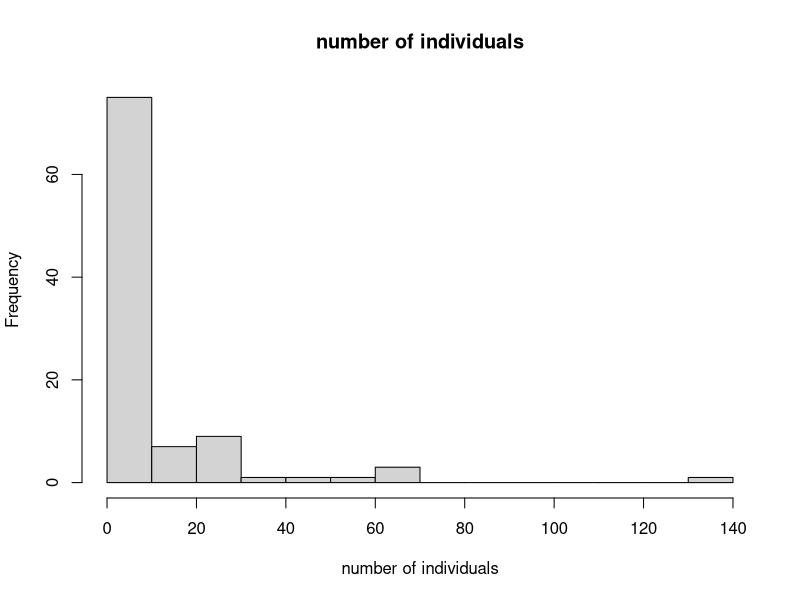
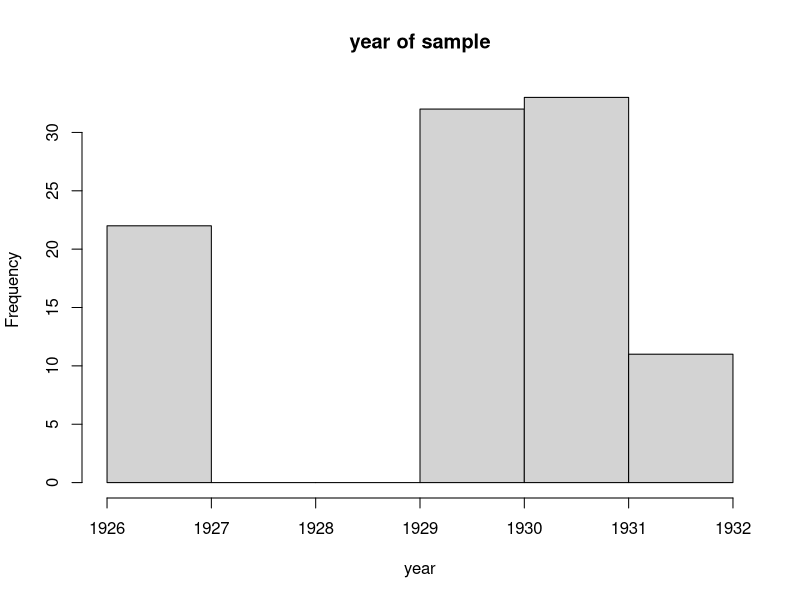
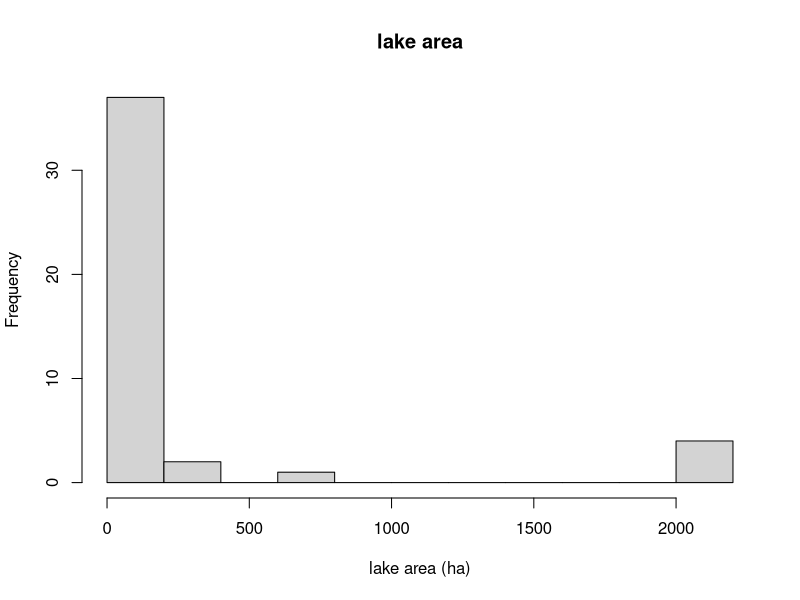
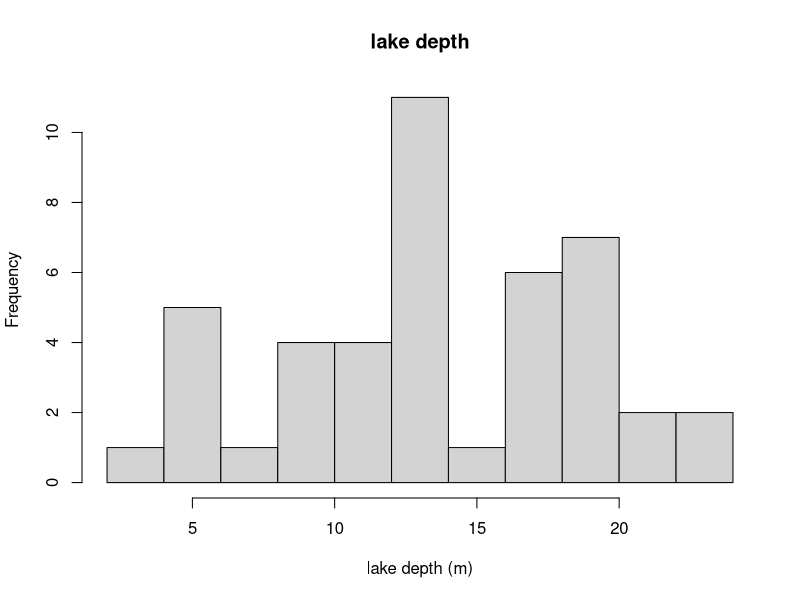
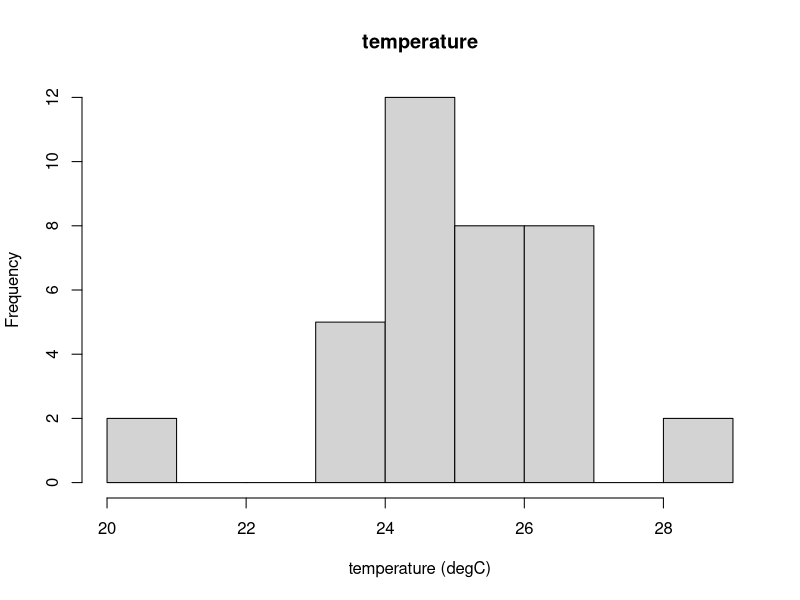
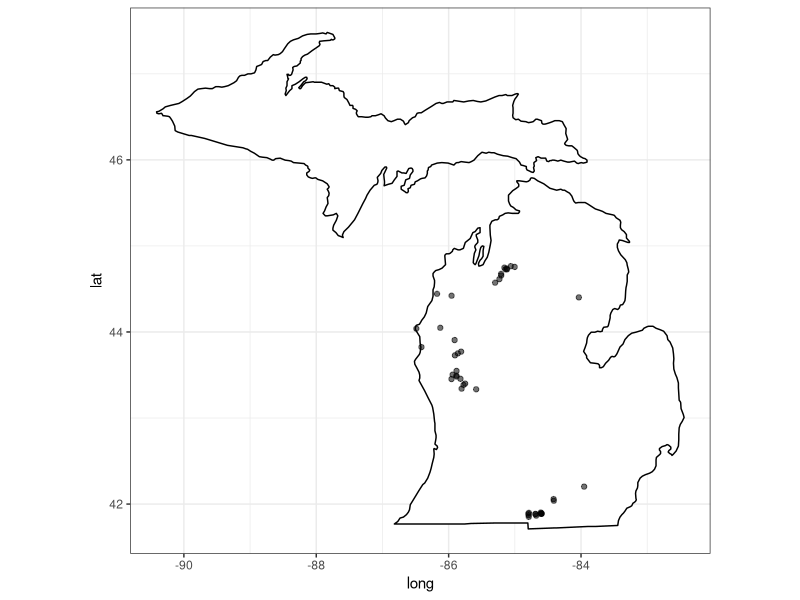
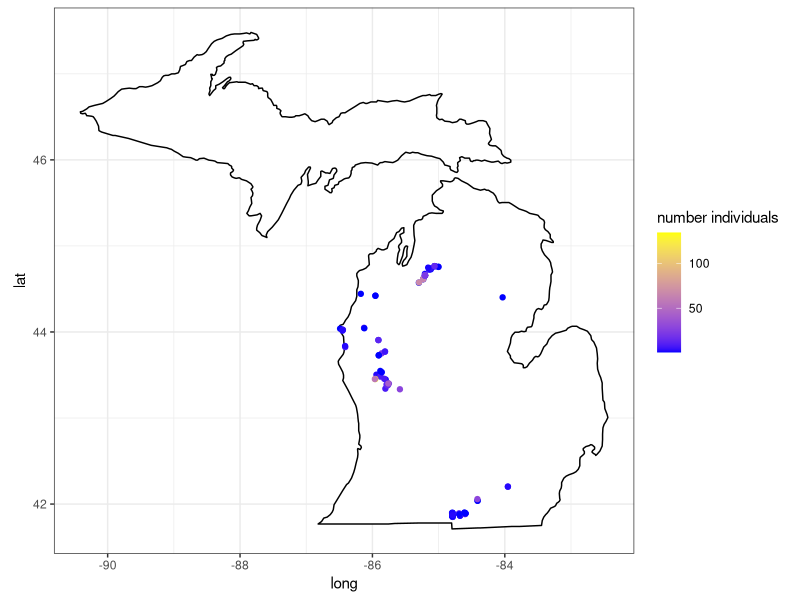

R code for these plots, in order:
## ---- chunk 1
#### load libraries #### 
library(dplyr) #library for data wrangling 
library(stringr) #library for extracting data 
library(tidyr) #library for data munging 
library(ggplot2) #library for graphs

#### load summary card data #### 
summ_dat<-read.csv("summary_card_data.csv")

## ---- chunk 2
#read in bluegill records from GBIF and select only Michigan records recorded by IFR 

museum_dat<-read.csv("blg_UMMZ_GBIF.csv") %>% 
    select(gbifID, identifier, basisOfRecord, occurrenceID, catalogNumber, preparations,  fieldNumber, eventDate, year, month, day, stateProvince, county, decimalLatitude,   decimalLongitude, locality, recordedBy ) %>% 
    mutate(num_individuals = as.numeric(str_extract(preparations, "(?<=EtOH - )\\d+")))%>% #extract number of individuals from the preparations column, where ?<= is a positive look-behind from the pattern "EtOH - " and \\d+ pulls out the digit
  filter(stateProvince == "Michigan") %>% 
  mutate(year2 = str_extract(fieldNumber, "[^-]+"), 
         year2 = as.numeric(str_extract(year2, "[[:digit:]]+")) ) %>% #pull the year from the field number 
  mutate(year3=ifelse(year2 >= 19 & year2 <= 96, paste0("19",year2), NA)) %>%  #add 19 in front of the year 
  mutate(year = as.integer(ifelse(is.na(year), year3, year))) %>% #if the year is missing then add the new year from fieldNumber
  filter(year >= 1915 & year <= 1995) # filter to match the years for the summary cards 
## ---- chunk 3
museum_dat<-museum_dat%>% 
mutate(locality = toupper(locality), #make locality uppercase 
         county = toupper(county), #make county uppercase 
         locality = gsub("'",'',locality), #strip apostrophes
       locality = gsub(")" ,'',locality),  #strip parentheses
       locality = gsub("L\\.",'LAKE',locality)) %>% #replace L. with Lake 
  mutate(lakename = str_extract(locality,  regex("\\b\\w+\\b\\s(?=LAKE)|\\b\\w+\\b\\s(?=POND)"))) %>%  #extract word before lake or pond
 mutate(lakename = ifelse(is.na(lakename), 
                      str_extract(locality,  regex("(?<=\\bLAKE\\s)(\\w+)|(?<=\\bPOND\\s)(\\w+)" ) ),
                     lakename ) 
        ) %>% #extract word after lake/pond 
mutate(lakename = trimws(lakename, which = c("both"))) %>% #remove white space around the lake name 
 mutate(lakename = ifelse(gbifID == 1889129462, "STCLAIR", lakename), #correct names
        lakename = ifelse(gbifID == 1888996867 | gbifID == 1888996445 |gbifID == 1888996849 | gbifID == 1888996419, "FIVELAKE", lakename),
        lakename = ifelse(lakename == "BEESE", "BAWBEESE", lakename),
        lakename = ifelse(lakename == "DEVIL", "DEVILS", lakename),
        lakename = ifelse(lakename == "FIRST", "STHELENS", lakename), #St Helens lake
         lakename = ifelse(gbifID == 1889017451, "CHAINOFLAKES", lakename),
         lakename = ifelse(gbifID ==1889003005, "DEVILSWASHBASIN", lakename), 
        lakename = ifelse(lakename == "PAW", "PAWPAW", lakename),       
        lakename = ifelse(lakename == "SELKIRK", "SELKIRKNORTH", lakename), 
        lakename = ifelse(gbifID ==1889079575, "FIRSTSISTER", lakename),
        lakename = ifelse(gbifID ==1889007643, "THIRDSISTER", lakename),
        lakename = ifelse(lakename == "STAR", "STARBIG", lakename), 
        lakename = ifelse(gbifID ==1888977161, "TWINLITTLE", lakename), 
        lakename = ifelse(gbifID ==1888977053, "TWINLITTLE", lakename)
        
 ) 

## ---- chunk 4
#### matching #### 
#* match by lake name and county and year ####
matches<-inner_join(museum_dat, summ_dat, by=c("county", "lakename", "year"= "begin_date_year")) %>% 
  filter(subject_id != 59070950) #remove duplicate card 

n_distinct(matches$lakename, matches$county) # how many distinct lakes?

## ---- chunk 5
#summary
matches %>%
  summarise(
    mean=mean(num_individuals),
    sd=sd(num_individuals)
  )

#histogram 
hist(matches$num_individuals, breaks = 10, 
     main = paste("number of individuals"),
       xlab = 'number of individuals')

## ---- chunk 6
#histogram
hist(matches$year, 
     main = paste("year of sample"),
       xlab = 'year')

## ---- chunk 7
#summary table
matches %>%
  summarise(
    area_mean=mean(lake_area_ha, na.rm = TRUE),
    area_sd=sd(lake_area_ha,  na.rm = TRUE),
    depth_mean=mean(max_depth_min_m, na.rm = TRUE),
    depth_sd=sd(max_depth_min_m,  na.rm = TRUE),
    temp_mean=mean(temp_surface_min_c, na.rm = TRUE),
    temp_sd=sd(temp_surface_min_c,  na.rm = TRUE),
    
  )

#histograms 
hist(matches$lake_area_ha, breaks = 10, 
     main = paste("lake area"),
       xlab = 'lake area (ha)')
hist(matches$max_depth_min_m, breaks = 10, 
     main = paste("lake depth"),
       xlab = 'lake depth (m)')
hist(matches$temp_surface_min_c, breaks = 10, 
     main = paste("temperature"),
       xlab = 'temperature (degC)')

## ---- chunk 8
#select one point per lake 
lake_matches<-matches%>%
  distinct(lakename, county, .keep_all = TRUE)
#get the Michigan basemap
MI_basemap<-map_data("state") %>%
  subset(region %in% c("michigan")) # select michigan 
p<-ggplot(data = MI_basemap) + 
  geom_polygon(aes(x = long, y = lat, group = group), fill = "white", color = "black") + #this fill MI white and outline is black
  coord_fixed(1.3) 

# lake locations in MI
p+ geom_point(data=lake_matches, aes(x = decimalLongitude, y = decimalLatitude, alpha = 0.1 ) ) + 
  theme_bw() + # black and white theme for the background 
  theme(legend.position = "none") #remove legend 

# we can color the points by an attribute, like the number of individuals in the museum collection 
p+ geom_point(data=matches, aes(x = decimalLongitude, y = decimalLatitude, colour = c(num_individuals))) + 
  scale_color_gradient(low = "blue", high = "yellow") +
  labs(color="number individuals")+   #changes the labels on the legend
  theme_bw()


